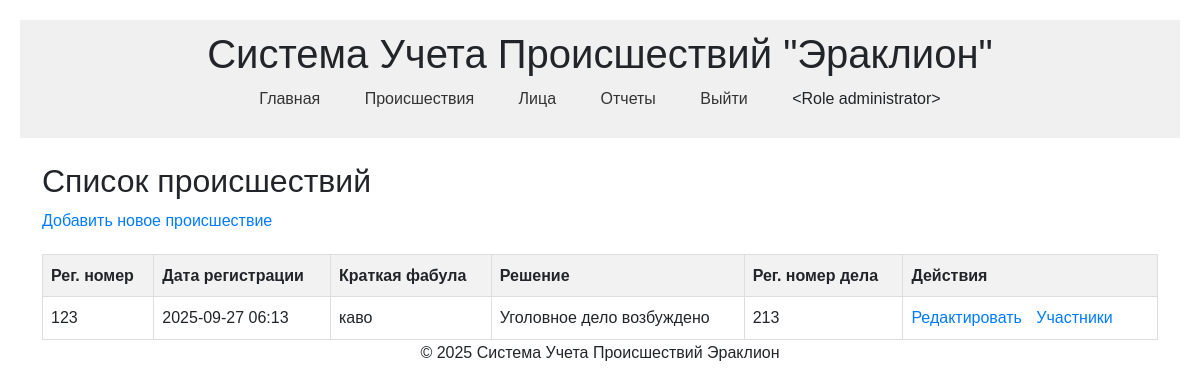
The app's page /incidents (signed in) with its own data.
### models.py (models this page shows, shortened)
class Role(db.Model):
    id = db.Column(db.Integer, primary_key=True)
    name = db.Column(db.String(50), unique=True, nullable=False)
    description = db.Column(db.Text)
    def __repr__(self):
        return f'<Role {self.name}>'

class Incident(db.Model):
    id = db.Column(db.Integer, primary_key=True)
    reg_number = db.Column(db.String(50), unique=True, nullable=False)
    registration_date = db.Column(db.DateTime, nullable=False, default=datetime.utcnow)
    short_description = db.Column(db.String(255), nullable=False) # Краткая фабула (тип происшествия)
    decision_status = db.Column(db.String(50)) # Например: "Отказано в возбуждении", "Уголовное дело возбуждено", "Отправлено по территориальному признаку"
    case_reg_number = db.Column(db.String(50)) # Регистрационный номер заведенного уголовного дела
    incident_participants = db.relationship('IncidentPerson', backref='incident', lazy='dynamic')

### routes.py (the view)
@routes.route('/incidents')
@login_required
def list_incidents():
    incidents = Incident.query.all()
    return render_template('incidents/list_incidents.html', incidents=incidents)

### app.py (called while the page is built)
@login_manager.user_loader
def load_user(user_id):
    return User.query.get(int(user_id))

### templates/incidents/list_incidents.html
{% extends "base.html" %}
{% block content %}
    <h2>Список происшествий</h2>
    {% if current_user.is_authenticated %}
        {% if current_user.role.name == 'administrator' %}
            <a href="{{ url_for('routes.add_incident') }}">Добавить новое происшествие</a>
        {% endif %}
    {% endif %}
    <table>
        <thead>
            <tr>
                <th>Рег. номер</th>
                <th>Дата регистрации</th>
                <th>Краткая фабула</th>
                <th>Решение</th>
                <th>Рег. номер дела</th>
                <th>Действия</th>
            </tr>
        </thead>
        <tbody>
            {% for incident in incidents %}
                <tr>
                    <td>{{ incident.reg_number }}</td>
                    <td>{{ incident.registration_date.strftime('%Y-%m-%d %H:%M') }}</td>
                    <td>{{ incident.short_description }}</td>
                    <td>{{ incident.decision_status or 'Не указано' }}</td>
                    <td>{{ incident.case_reg_number or 'Не указано' }}</td>
                    {% if current_user.is_authenticated %}
                        {% if current_user.role.name == 'administrator' %}
                            <td>
                                <a href="{{ url_for('routes.edit_incident', incident_id=incident.id) }}">Редактировать</a>
                                <a href="{{ url_for('routes.edit_incident_participants', incident_id=incident.id) }}">Участники</a>
                            </td>
                        {% endif %}
                    {% endif %}
                </tr>
            {% endfor %}
        </tbody>
    </table>
{% endblock %}

### templates/base.html (shortened to what this page needs)
<!DOCTYPE html>
<html lang="en">
<head>
    <link href="https://cdn.jsdelivr.net/npm/bootstrap@5.3.2/dist/css/bootstrap.min.css" rel="stylesheet">
    <link rel="stylesheet" href="{{ url_for('static', filename='css/style.css') }}">
</head>
<body>
    <header>
        <h1>Система Учета Происшествий "Эраклион"</h1>
        <nav>
            <ul>
                <li><a href="{{ url_for('routes.index') }}">Главная</a></li>
                {% if current_user.is_authenticated %}
                    <li><a href="{{ url_for('routes.list_incidents') }}">Происшествия</a></li>
                    <li><a href="{{ url_for('routes.list_persons') }}">Лица</a></li>
                    <li><a href="{{ url_for('routes.report_incident_count') }}">Отчеты</a></li>
                    <li><a href="{{ url_for('routes.logout') }}">Выйти</a></li>
                    <li>
                        <span>
                            {{ current_user.role }}
                        </span>
                    </li>
                {% else %}
                    <li>
                        <a href="{{ url_for('routes.login') }}">Войти</a>
                    </li>
                {% endif %}
            </ul>
        </nav>
    </header>
    <main>
        <div class="container mt-4">
            {% block content %}{% endblock %}
        </div>
    </main>
    <div class="footer-wrapper">
      <footer>
        <p>&copy; 2025 Система Учета Происшествий Эраклион</p>
      </footer>
    </div>
</body>
</html>

### static/css/style.css (style rules this page uses)
body { font-family: sans-serif; margin: 20px; line-height: 1.6; }
header { background-color: #f0f0f0; padding: 10px 0; text-align: center; margin-bottom: 20px; }
nav ul { list-style: none; padding: 0; }
nav ul li { display: inline; margin: 0 15px; }
nav a { text-decoration: none; color: #333; }
main { margin-top: 20px; }
table { width: 100%; border-collapse: collapse; margin-top: 20px; }
th, td { border: 1px solid #ddd; padding: 8px; text-align: left; }
th { background-color: #f2f2f2; }
a { color: #007bff; text-decoration: none; margin-right: 10px; }
.footer-wrapper { text-align: center; }

### records on screen
Role: role "<Role administrator>"
Incident: reg_number "123", registration_date "2025-09-27 06:13", short_description "каво", decision_status "Уголовное дело возбуждено", case_reg_number "213"
